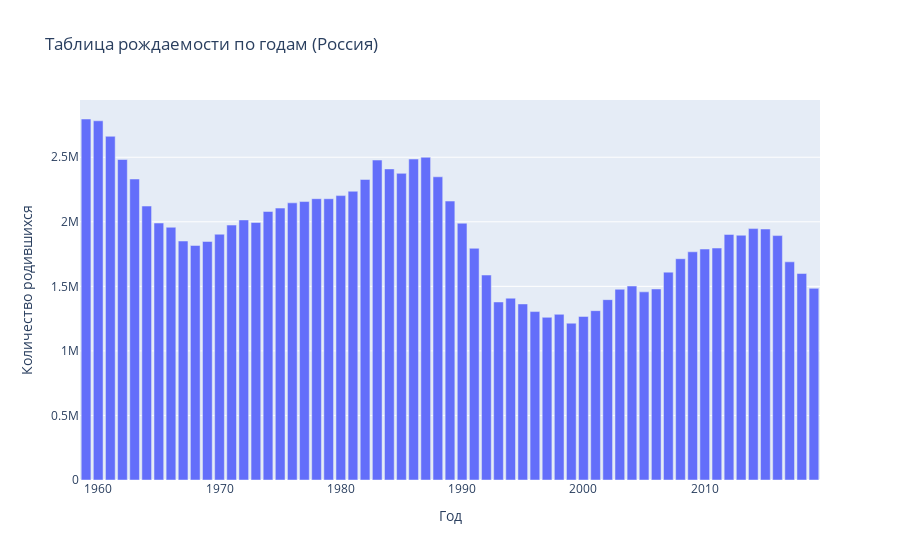

Notebook cell for this chart:
### Code cell
fig = px.bar(df, x='year', y='people', labels={'year':'Год', 'people':'Количество родившихся'},
                                       title='Таблица рождаемости по годам (Россия)')
fig.show()

### Figure 1 — Plotly figure (JSON) as saved in the notebook; plotly's stock layout.template omitted (floating-point values rounded to 4 significant figures)
{"data": [{"alignmentgroup": "True", "hovertemplate": "Год=%{x}<br>Количество родившихся=%{y}<extra></extra>", "legendgroup": "", "marker": {"color": "#636efa"}, "name": "", "offsetgroup": "", "orientation": "v", "showlegend": false, "textposition": "auto", "type": "bar", "x": ["1959", "1960", "1961", "1962", "1963", "1964", "1965", "1966", "1967", "1968", "1969", "1970", "1971", "1972", "1973", "1974", "1975", "1976", "1977", "1978", "1979", "1980", "1981", "1982", "1983", "1984", "1985", "1986", "1987", "1988", "1989", "1990", "1991", "1992", "1993", "1994", "1995", "1996", "1997", "1998", "1999", "2000", "2001", "2002", "2003", "2004", "2005", "2006", "2007", "2008", "2009", "2010", "2011", "2012", "2013", "2014", "2015", "2016", "2017", "2018", "2019"], "xaxis": "x", "y": ["2 796 228", "2 782 353", "2 662 135", "2 482 539", "2 331 505", "2 121 994", "1 990 520", "1 957 763", "1 851 041", "1 816 509", "1 847 592", "1 903 713", "1 974 637", "2 014 638", "1 994 621", "2 079 812", "2 106 147", "2 146 711", "2 156 724", "2 179 030", "2 178 542", "2 202 779", "2 236 608", "2 328 044", "2 478 322", "2 409 614", "2 375 147", "2 485 915", "2 499 974", "2 348 494", "2 160 559", "1 988 858", "1 794 626", "1 587 644", "1 378 983", "1 408 159", "1 363 806", "1 304 638", "1 259 943", "1 283 292", "1 214 689", "1 266 800", "1 311 604", "1 396 967", "1 477 301", "1 502 477", "1 457 376", "1 479 637", "1 610 122", "1 713 947", "1 767 687", "1 788 948", "1 796 629", "1 902 084", "1 895 822", "1 947 301", "1 944 136", "1 893 256", "1 689 884", "1 599 316", "1 484 517"], "yaxis": "y"}], "layout": {"barmode": "relative", "legend": {"tracegroupgap": 0}, "title": {"text": "Таблица рождаемости по годам (Россия)"}, "xaxis": {"anchor": "y", "domain": [0, 1], "title": {"text": "Год"}}, "yaxis": {"anchor": "x", "domain": [0, 1], "title": {"text": "Количество родившихся"}}}}
